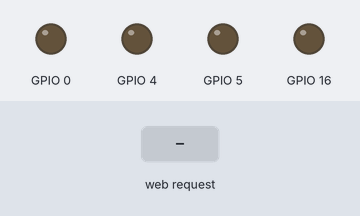
The sketch below on a simulated ESP8266 (NodeMCU). Shown: output pins drawn as LEDs (lit = HIGH). The test bench sets the inputs (shaded band). WiFi joins after 1.5 s; servers stay silent unless stated; what the sketch prints to the serial monitor is not drawn.

Above: at 3.7 s.
3.8 s: HTTP request GET /up received
At 4.8 s:
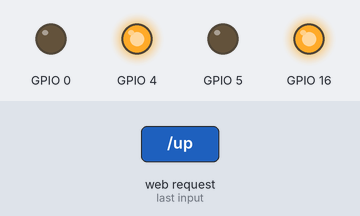
5.3 s: HTTP request GET /down received
At 6.0 s:
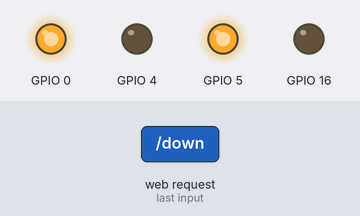
6.8 s: HTTP request GET /right received
At 7.1 s:
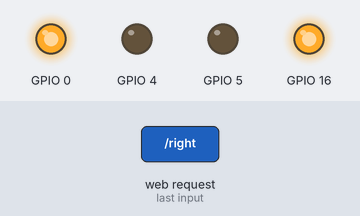
8.3 s: HTTP request GET /left received
At 9.5 s:
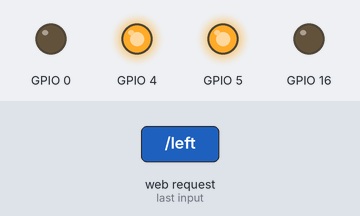
9.8 s: HTTP request GET /stop received
At 10.6 s:
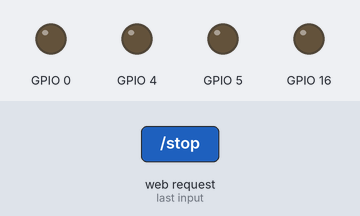
Timing chart, 0 to 12.3 s (numbered marks = the images above; inputs shaded):
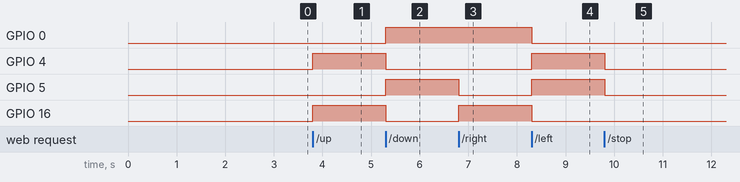

The sketch:

ResponsiveCarUsingIoT.ino
```cpp
#include <ESP8266WiFi.h>

String  i;
WiFiServer server(80);

void setup()
{
  i = "";

Serial.begin(9600);
pinMode(16, OUTPUT);
pinMode(5, OUTPUT);
pinMode(4, OUTPUT);
pinMode(0, OUTPUT);
  WiFi.disconnect();
  delay(1000);
  Serial.println("START");
   WiFi.begin("userid","password");
  while ((!(WiFi.status() == WL_CONNECTED))){
    delay(300);
    Serial.print("....");

  }
  server.begin();
  Serial.println("connected");
  Serial.println((WiFi.localIP().toString()));

}


void loop()
{

    WiFiClient client = server.available();
    if (!client) { return; }
    while(!client.available()){  delay(1); }
    i = (client.readStringUntil('\r'));
    i.remove(0, 5);
    i.remove(i.length()-9,9);
    if (i == "up") {
      digitalWrite(16,HIGH);
      digitalWrite(5,LOW);
      digitalWrite(4,HIGH);
      digitalWrite(0,LOW);

    }
    if (i == "down") {
      digitalWrite(16,LOW);
      digitalWrite(5,HIGH);
      digitalWrite(4,LOW);
      digitalWrite(0,HIGH);

    }
    if (i == "right") {
      digitalWrite(16,HIGH);
      digitalWrite(5,LOW);
      digitalWrite(4,LOW);
      digitalWrite(0,HIGH);

    }
    if (i == "left") {
      digitalWrite(16,LOW);
      digitalWrite(5,HIGH);
      digitalWrite(4,HIGH);
      digitalWrite(0,LOW);

    }
    if (i == "stop") {
      digitalWrite(16,LOW);
      digitalWrite(5,LOW);
      digitalWrite(4,LOW);
      digitalWrite(0,LOW);

    }

}
```

Measured:
- after the input at 3.8 s, GPIO 4, GPIO 16: LOW → HIGH at once
- after the input at 5.3 s, GPIO 0, GPIO 5: LOW → HIGH at once; GPIO 4, GPIO 16: HIGH → LOW at once
- after the input at 6.8 s, GPIO 5: HIGH → LOW at once; GPIO 16: LOW → HIGH at once
- after the input at 8.3 s, GPIO 0, GPIO 16: HIGH → LOW at once; GPIO 4, GPIO 5: LOW → HIGH at once
- after the input at 9.8 s, GPIO 4, GPIO 5: HIGH → LOW at once
